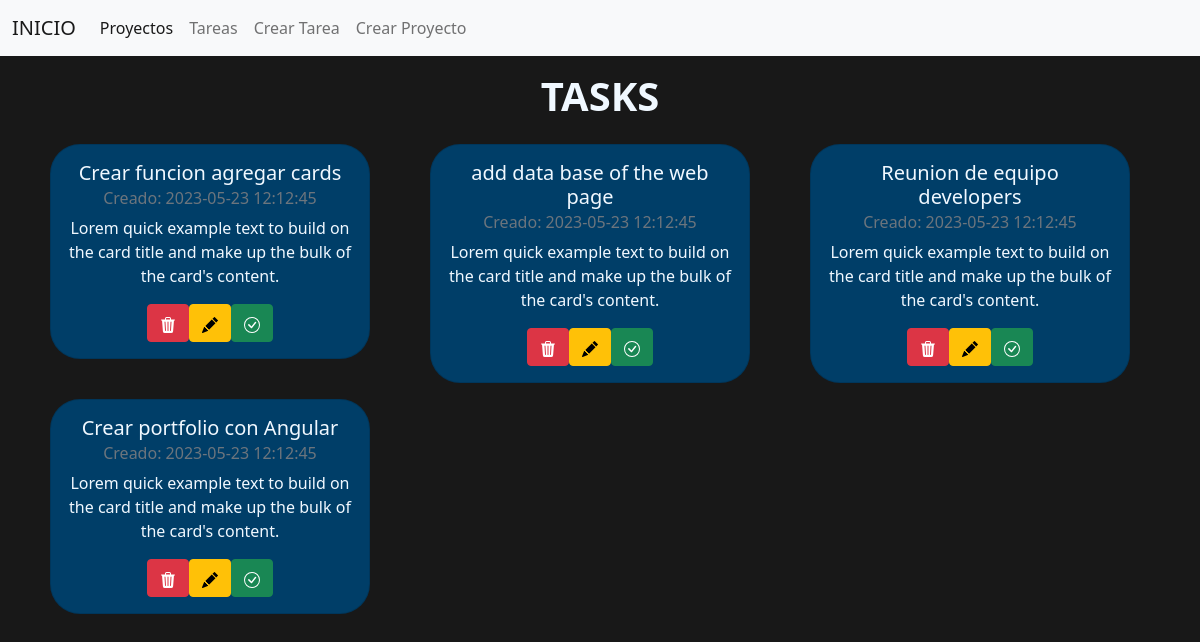
The page /home/tasks/ on the database its author committed.
### myapp/models.py (models this page shows, shortened)
class Tasks(models.Model):
    title = models.CharField(max_length=200)

### myapp/views.py (the view)
# urls.py: path('tasks/', views.tasks, name='tareas'),
def tasks(request):
    fecha_hora_actual = datetime.now().strftime('%Y-%m-%d %H:%M:%S') # Obtener la fecha y hora actual que se crea una tarea
    tasks = Tasks.objects.all()
    return render(request, 'myapp/tasks.html', {
        'tareas': tasks,
        'fechayHoraActual': fecha_hora_actual
    })

### myapp/templates/myapp/tasks.html (shortened to what this page needs)
{% load static %}
<!DOCTYPE html>
<html lang="es">
<head>
    <link href="https://cdn.jsdelivr.net/npm/bootstrap@5.0.2/dist/css/bootstrap.min.css" rel="stylesheet">
</head>
<body>
    {% include 'myapp/base.html' %}
    {% block content %}
    <h1 class="titleTask text-center m-3 fw-bold fs-1">TASKS</h1>
    <div class="container text-center">
        <div class="row">
            {% for task in tareas %}
            <div class="col-4">
                <div class="card m-2" style="width: 20rem;">
                    <div class="card-body ">
                        <h5 class="card-title"> {{task.title}} </h5>
                        <h6 class="card-subtitle mb-2 text-muted">Creado: {{fechayHoraActual}}</h6>
                        <p class="card-text">Lorem quick example text to build on the card title and make up the bulk of the card's content.</p>
                        <div class="btn-group text-center" role="group" aria-label="Basic mixed styles example">
                            <a href="{% url 'eliminar_tarea' task.id %}">
                                <button type="button" class="btn btn-danger">
                                </button>
                            </a>
                            <a href="{% url 'modificar_tarea' task.id %}">
                                <button type="button" class="btn btn-warning">
                                </button>
                            </a>
                            <a href="">
                                <button type="button" class="btn btn-success">
                                </button>
                            </a>
                        </div>
                    </div>
                </div>
            </div>
            {% endfor %}
        </div>
    </div>
    {% endblock %}
</body>
</html>

### productionfiles/estilo.css (style rules this page uses)
body { background-color: #181818; color: #f0f8ff; }
.card { background-color: #003e68; border-radius: 30px; }

### rows shown on the page
Tasks: title "Crear funcion agregar cards"
Tasks: title "add data base of the web page"
Tasks: title "Reunion de equipo developers"
Tasks: title "Crear portfolio con Angular"
